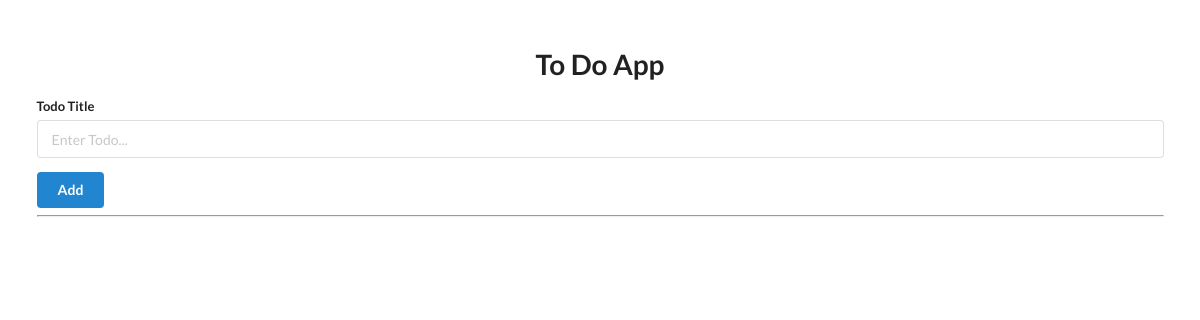
Before: /todolist with the older database file.
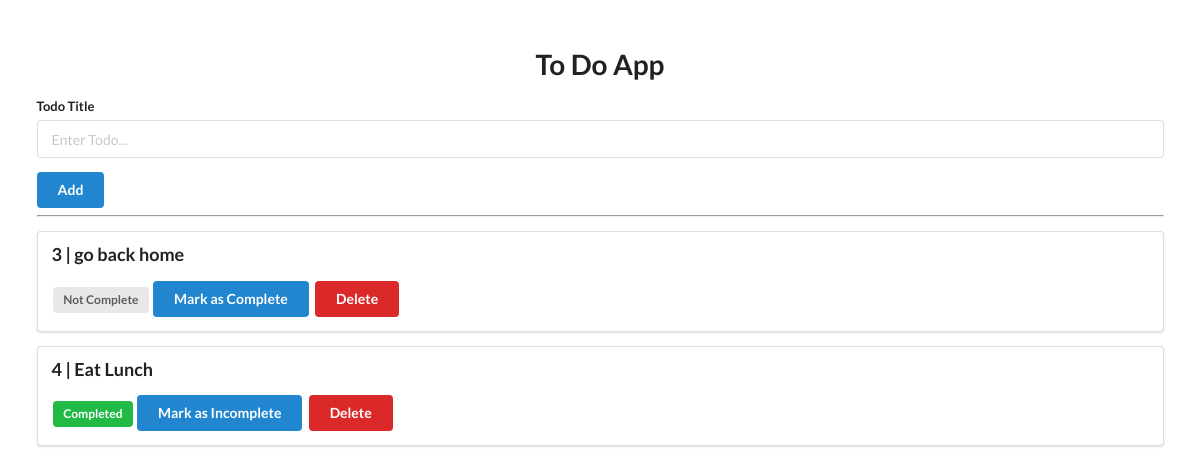
After: the same page with the newer database file.
### app.py (models this page shows, shortened)
class Todo(db.Model):
    id = db.Column(db.Integer , primary_key = True)
    title = db.Column(db.String(100))
    complete = db.Column(db.Boolean)

### app.py (the view)
@app.route('/todolist')
def todolist():
    todo_list = Todo.query.all( )
    return render_template('todo.html', todo_list = todo_list)

### templates/todo.html (shortened to what this page needs)
<!DOCTYPE html>
<html lang="en">
<head>
    <link rel="stylesheet" href="https://cdn.jsdelivr.net/npm/semantic-ui@2.4.2/dist/semantic.min.css">
</head>
<body>
    <div style="margin-top: 50px;" class="ui container">
        <h1 class="ui center aligned header">To Do App</h1>
        <form class="ui form" action="/addtodo" method="post">
            <div class="field">
                <label>Todo Title</label>
                <input type="text" name="title" placeholder="Enter Todo..."><br>
            </div>
            <button class="ui blue button" type="submit">Add</button>
        </form>
        <hr>
        {% for todo in todo_list %}
        <div class="ui segment">
            <p class="ui big header">{{todo.id }} | {{ todo.title }}</p>
            {% if todo.complete == False %}
            <span class="ui gray label">Not Complete</span>
            <a class="ui blue button" href="/updatetodo/complete/{{ todo.id }}">Mark as Complete</a>
            {% else %}
            <span class="ui green label">Completed</span>
            <a class="ui blue button" href="/updatetodo/incomplete/{{ todo.id }}">Mark as Incomplete</a>
            {% endif %}
            <a class="ui red button" href="/deletetodo/{{ todo.id }}">Delete</a>
        </div>
        {% endfor %}
    </div>
</body>
</html>

Changed rows visible on the page:
added Todo: id "3", title "go back home"
added Todo: id "4", title "Eat Lunch"
